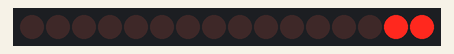
Simulated run of this sketch. Board: Arduino Uno, built with avr-gcc and run on an emulated ATmega328P. Shown: 16 shift-register outputs drawn as a row of LEDs (first output left, lit = HIGH). Wiring (inferred from the names in the program): 2 × shift register (74HC595): data pin 11; shift clock pin 12; latch pin 8. Wiring (inferred from the signals the program sends): row of LEDs: on Q0, Q1, Q2, Q3, Q4, Q5, Q6, Q7, Q8, Q9, Q10, Q11, Q12, Q13, Q14, Q15. Random numbers use the default seed unless the sketch sets one.

Above: at 0.15 s.
At 6.38 s:
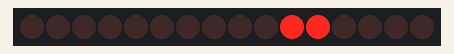
At 9.95 s:
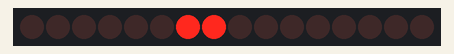
At 19.9 s:
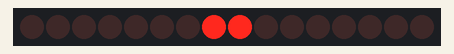
At 29.85 s:
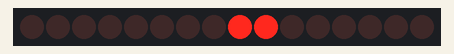
At 39.8 s:
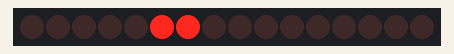
Timing chart, 0 to 40.0 s (numbered marks = the images above):
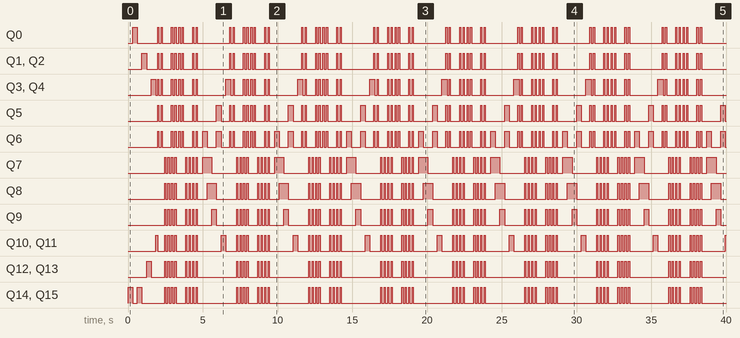

The sketch:

traffic-advisor.ino
```cpp
// (licence header left out)
#include "MultiShiftRegister.h"
#include "Timer.h"

#define ACTIVATED LOW

int latchPin = 8;
int clockPin = 12;
int dataPin = 11;
byte data = 0b00000000;

const int numLEDs = 16;


MultiShiftRegister msr (2, latchPin, clockPin, dataPin);

Timer timer;


void setup() {
  // put your setup code here, to run once:

  pinMode(latchPin, OUTPUT);
  pinMode(clockPin, OUTPUT);
  pinMode(dataPin, OUTPUT);
  pinMode(2, INPUT);
  pinMode(1, INPUT);

  pinMode(0, INPUT);
  digitalWrite(0, LOW);

  msr.shift();

  Serial.begin(9600);

//  timer.every(10, check_btn_state); // Really gonna need to figure this out more
                                    // because at the moment, I have no clue how
                                    // to make this less hacky


}

void loop() {

//  if (check_btn_state(1)) {
//    flash_all(100);
//  }

   timer.update();

//   random_flash(100);

//  if (digitalRead(0) == 0) {
//    split(100, 40);
//  }

  sweep(20);
  sweep(20);
  sweep(20);

  l_l_r_r_f_f(75, 2);
}


void check_btn_state() {


  /*

  This function will check every button state, and return a boolean

  */

  int leftState = digitalRead(3);
  int rightState = digitalRead(1);
  if (leftState == 1){
    left_half(61);
  }
}

/*

    Below flash patterns with other flash patterns inside (confusing? yes). Function names are respective to their lettering. See below

    l = Left
    r = Right
    f = Full
    etc.

*/


void sweep(int speed) {
    for (int k = 15; k >= 0; k--){
        msr.set_shift(k);
        msr.set_shift(k - 1);
        delay(speed);
        msr.clear_shift(k);


      }

      for (int k = 0; k <= 15; k++){
        msr.set_shift(k);
        msr.set_shift(k+1);
        delay(speed);
        msr.clear_shift(k);


      }
}

void l_l_r_r_f_f(int speed, int repeat){

  // Left Left Right Right Full Full

  for (int i = repeat; i > 0; i--){


      left_half(speed);
      delay(speed);
      left_half(speed);
      delay(speed);

      right_half(speed, 1);
      delay(speed);
      right_half(speed, 1);
      delay(speed);

      flash_all(speed);
      delay(speed);
      flash_all(speed);
      delay(speed * 1.5);


  }


}


void l_r_l_r(int speed){
  left_half(speed);
  delay(speed);
  left_half(speed);
  delay(speed);

  right_half(speed, 1);
  delay(speed);
  right_half(speed, 1);
  delay(speed);
}

void l_l_r_r_lrlr(int speed, int repeat){


 for (int i = repeat; i > 0; i--){


    left_half(speed);
    delay(speed);
    left_half(speed);
    delay(speed);

    right_half(speed, 1);
    delay(speed);
    right_half(speed, 1);
    delay(speed);


    for (int i = 2; i >= 0; i--){
      left_half(speed);
      delay(speed / 5);
      right_half(speed, 1);
      delay(speed / 5);
      }

 }

}

void random_flash(int speed) {

  int id = random(4);

  switch (id) {
    case 0:
      split(speed / 2, 1);
      delay(speed);
      break;
    case 1:
      l_l_r_r_lrlr(speed, 1);
      delay(speed);
      break;
    case 2:
      l_r_l_r(speed);
      delay(speed);
      break;
    case 3:
      l_l_r_r_f_f(speed, 1);
      delay(speed);
      break;
    case 4:
      even_odd(speed);
      delay(speed);
      break;


  }

}


void even_odd(int speed) {

   even(90);
   delay(speed);
   even(90);
   delay(speed);
   even(90);
   delay(speed);
   odd(90);
   delay(speed);
   odd(90);
   delay(speed);
   odd(90);
   delay(speed);

}

void even(int speed) {

  for(int i = 0; i <= numLEDs; i++){
    if(i %2 == 0) {
      msr.set_shift(i);
    }
  }

  delay(speed);

   for (int k = 0; k <= numLEDs; k++){
        msr.clear_shift(k);

      }

}

void odd(int speed) {

  for(int i = 0; i <= numLEDs; i++){
    if(i % 2 != 0) {
      msr.set_shift(i);
    }
  }

  delay(speed);

   for (int k = 0; k <= 15; k++){
        msr.clear_shift(k);

      }

}

/*

  Below are individual flash patterns. You can create new funtions with these flash patterns to create new flash patterns. All
  functions take one parameter. It should be an int. This int will control delay() speeds so the larger the int, the slower the
  pattern.

*/


void split(int speed, int repeat){

  // LEDS light up in middle, and spread accross

  for (int i = repeat; i > 0; i--){

    static int num = 1;

    for (int i = 7; i >= 0; i--){
      msr.set_shift(i);
      msr.set_shift(i + num);
      num = num + 2;
      delay(speed);
    }


       for (int k = 0; k <= 15; k++){
         msr.clear_shift(k);

      }

  }

}

void single_right_full(int speed){

    // Each LED will turn on from left to right

    for (int k = 0; k < 15; k++){
      msr.set_shift(k);
      delay(90);
      msr.clear_shift(k);
    }
}

void single_right_half(int speed){

  // Each led will turn on going right. Half of the light bar

  for (int k = 7; k < 15; k++){
      msr.set_shift(k);
      delay(90);
      msr.clear_shift(k);
    }
}


void single_left_half(int speed){


  for (int k = 6; k >= 0; k--){
        msr.set_shift(k);
        delay(600);
        msr.clear_shift(k);


      }
}

void single_left_full(int speed){
  for (int k = 15; k >= 0; k--){
        msr.set_shift(k);
        delay(600);
        msr.clear_shift(k);


      }
}


void right_half(int speed, int repeat){

  for (int i = repeat; i > 0; i--){


    for (int k = 7; k <= 15; k++){
        msr.set_shift(k);

      }

      delay(speed);

   for (int k = 7; k <= 15; k++){
        msr.clear_shift(k);

      }

     delay(speed);

  }

}

void left_half(int speed){

  for (int k = 0; k <= 6; k++){
      msr.set_shift(k);

    }

    delay(speed);

 for (int k = 0; k <= 6; k++){
      msr.clear_shift(k);

    }

   delay(speed);

}

void flash_all(int speed){

  for (int k = 0; k <= 15; k++){
      msr.set_shift(k);

    }

    delay(speed);

 for (int k = 0; k <= 15; k++){
      msr.clear_shift(k);

    }

   delay(speed);

}

void full_stay_right(int speed){

  for (int i = 0; i < 16; i++){
    msr.set_shift(i);
    delay(speed);
  }

for (int i = 0; i < 16; i++){

    msr.clear_shift(i);


  }


}

void full_stay_left(int speed){

  for (int i = 15; i >= 0; i--){
    msr.set_shift(i);
    delay(speed);
  }

  for (int i = 0; i < 16; i++){
    msr.clear_shift(i);
  }

}

void half_stay_right(){
    for (int i = 7; i < 16; i++){
    msr.set_shift(i);
    delay(250);
  }

for (int i = 7; i < 16; i++){

    msr.clear_shift(i);


  }
}

void half_stay_left(){

  for (int i = 7; i >= 0; i--){
    msr.set_shift(i);
    delay(250);
  }

  for (int i = 0; i < 16; i++){
    msr.clear_shift(i);
  }

}
```

Measured:
- by itself, Q10, Q11: moves between LOW and HIGH, repeating every 9.6 s
- by itself, Q14, Q15: LOW → HIGH at 0.00 s, → LOW 0.31 s later, → HIGH 0.31 s later, → LOW 0.31 s later, … (132 changes in this stretch)
- by itself, Q7: repeats every 4.8 s: 3 × (LOW 0.15 s, HIGH 0.08 s), LOW 0.65 s, 3 × (HIGH 0.08 s, LOW 0.15 s), HIGH 0.08 s, LOW 0.35 s, HIGH 0.62 s, LOW 1.7 s, HIGH 0.08 s
- by itself, Q8: repeats every 4.8 s: 3 × (LOW 0.15 s, HIGH 0.08 s), LOW 0.65 s, 3 × (HIGH 0.08 s, LOW 0.15 s), HIGH 0.08 s, LOW 0.66 s, HIGH 0.62 s, LOW 1.3 s, HIGH 0.08 s
